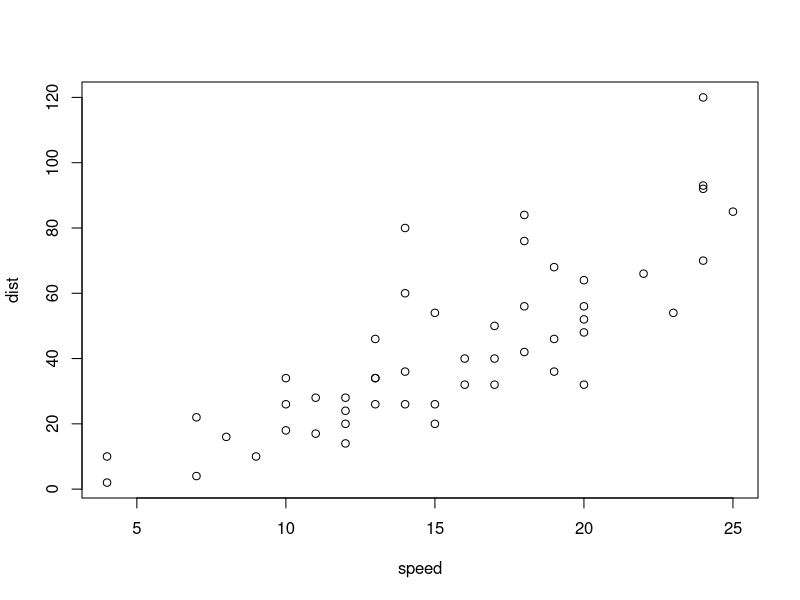
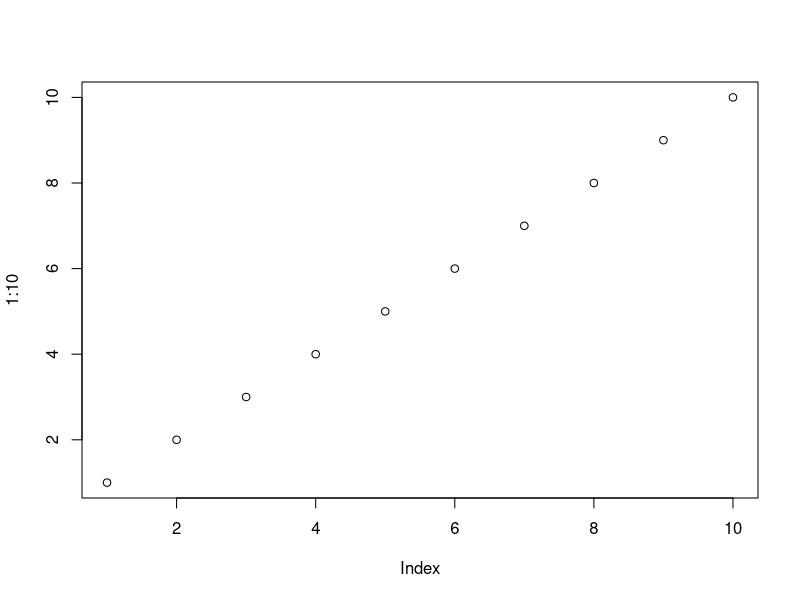

Write the R code that produced these figures, in order.
## ---- chunk 1
summary(cars)
## ---- chunk 2
plot(cars)
## ---- chunk 3
plot(1:10)
